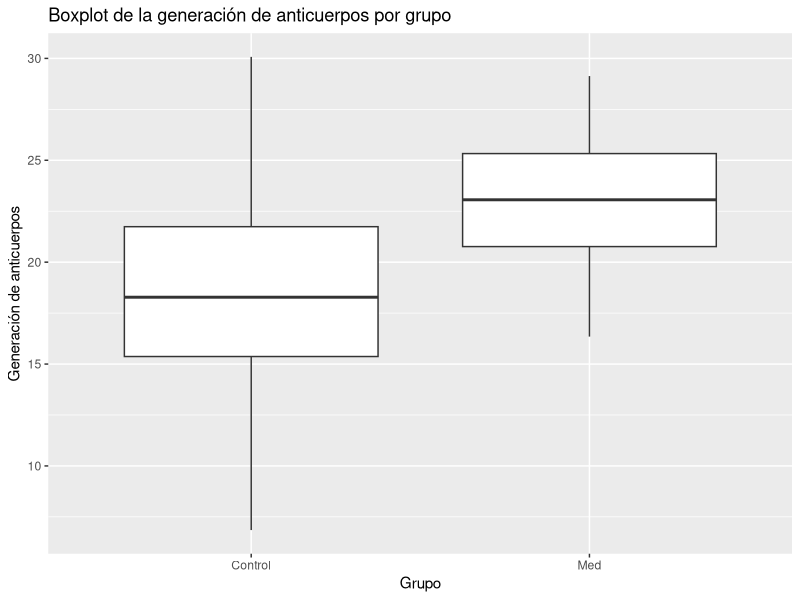
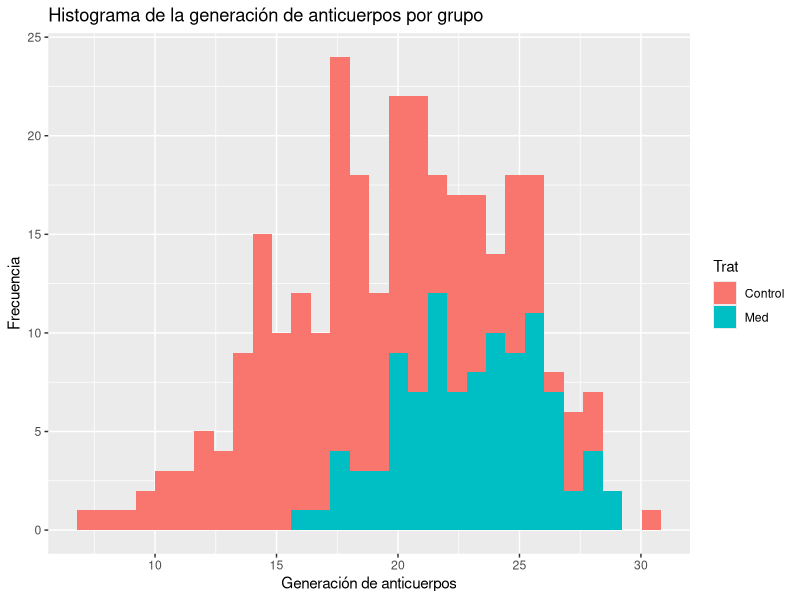
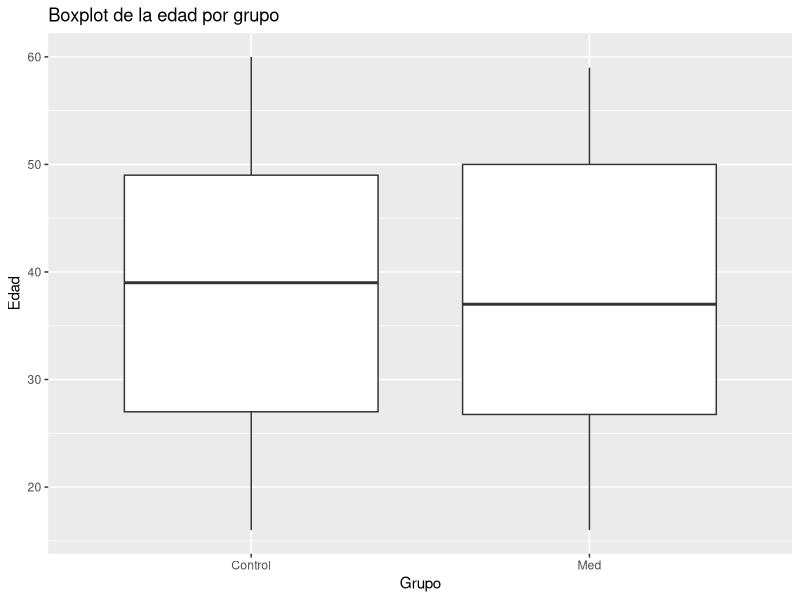
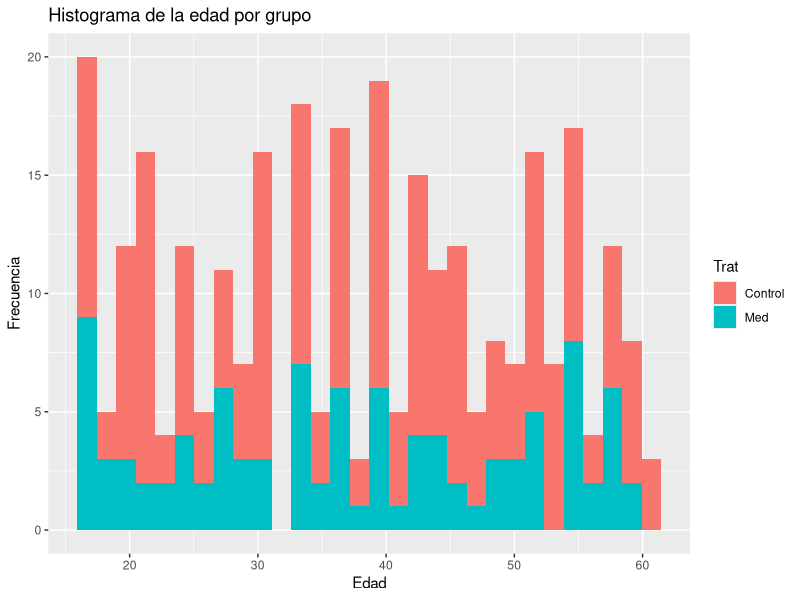
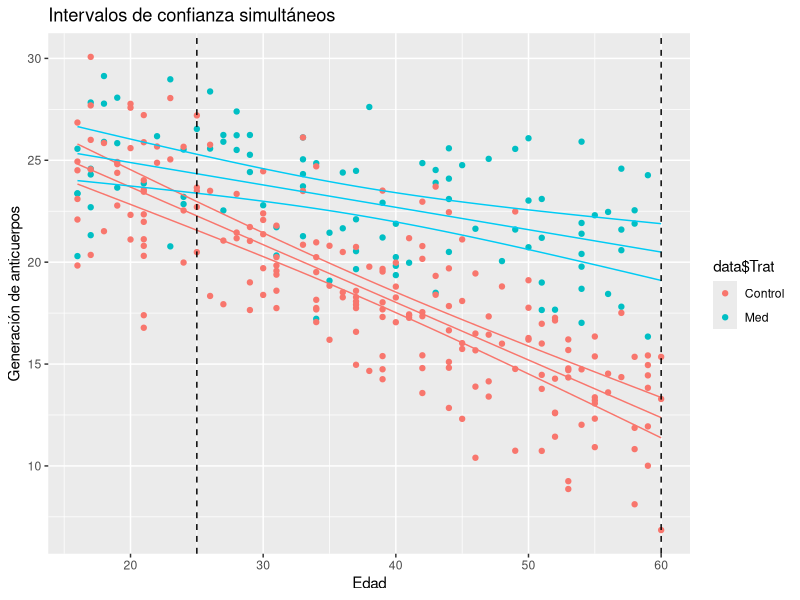

Generate these figures, in order, with R:
## ---- chunk 1
knitr::opts_chunk$set(echo = TRUE)
rm(list = ls(all.names = TRUE))
gc()
## ---- chunk 2
library(tidyverse)
library(multcomp)
## ---- chunk 3
data <- read_csv("Ex5.csv")
data$Trat <- factor(data$Trat)
ggplot() + geom_boxplot(data = data, aes(x = Trat, y = Ant)) + 
           labs(title = "Boxplot de la generación de anticuerpos por grupo", 
                x = "Grupo", y = "Generación de anticuerpos")

## ---- chunk 4
ggplot() + geom_histogram(data = data, aes(x = Ant, fill = Trat), bins = 30) + 
           labs(title = "Histograma de la generación de anticuerpos por grupo", 
                x = "Generación de anticuerpos", y = "Frecuencia")

## ---- chunk 5
ggplot() + geom_boxplot(data = data, aes(x = Trat, y = Edad)) + 
  labs(title = "Boxplot de la edad por grupo", 
       x = "Grupo", y = "Edad")

## ---- chunk 6
ggplot() + geom_histogram(data = data, aes(x = Edad, fill = Trat), bins = 30) + 
           labs(title = "Histograma de la edad por grupo", 
                x = "Edad", y = "Frecuencia")
## ---- chunk 7
fit <- lm(Ant ~ Edad*Trat, data = data)
summary(fit)
## ---- chunk 8
K=matrix(c(0,0,0,1), ncol=4, nrow=1, byrow=TRUE)
m=c(0)
summary(glht(fit, linfct=K, rhs=m))
## ---- chunk 9
K=matrix(c(0,1,0,0,
           0,1,0,1), ncol=4, nrow=2, byrow=TRUE)
m=c(0,0)
summary(glht(fit, linfct=K, rhs=m))
## ---- chunk 10
summary(fit)
## ---- chunk 11
age <- seq(from = 16, to = 60, by = .5)

#Bajar? la confianza a 90% pues ser?n intervalos simult?neos

#Para una banda para la recta del tratamiento A
#E(Y;TRT=A, X2)= b0 + b1 age
KA <- cbind(1, age, 0, 0)
#Para una banda para la recta del tratamiento B
#E(Y;TRT=B, X2)=  b0 + b1 age +b2 + b4 age = (b0 + b2) + (b1 + b4) age
KB <- cbind(1, age, 1, age)

K=rbind(KA, KB)

fitE <- glht(fit, linfct = K)
fitci <- confint(fitE, level = 0.95)

ggplot() + geom_point(mapping = aes(x = data$Edad, y = data$Ant, color = data$Trat)) + 
           geom_line(mapping = aes(x = age, y = coef(fitE)[1:89]),color = "#f8766dff") + 
           geom_line(mapping = aes(x = age, y = fitci$confint[1:89,"upr"]),
                     color = "#f8766dff") + 
           geom_line(mapping = aes(x = age, y = fitci$confint[1:89,"lwr"]),
                     color = "#f8766dff" ) + 
           geom_line(mapping = aes(x = age, y = coef(fitE)[90:178]), 
                     color = "#00cbf4") + 
           geom_line(mapping = aes(x = age, y = fitci$confint[90:178,"upr"]), 
                     color = "#00cbf4") + 
           geom_line(mapping = aes(x = age, y = fitci$confint[90:178,"lwr"]), 
                     color = "#00cbf4") + 
           labs(title = "Intervalos de confianza simultáneos", 
                x = "Edad", y = "Generación de anticuerpos") +
           geom_vline(xintercept = 25, linetype = "dashed") + 
           geom_vline(xintercept = 60, linetype = "dashed")
